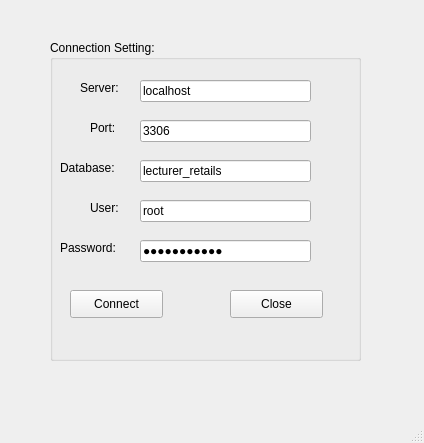
<?xml version="1.0" encoding="UTF-8"?>
<ui version="4.0">
 <class>MainWindow</class>
 <widget class="QMainWindow" name="MainWindow">
  <property name="geometry">
   <rect>
    <x>0</x>
    <y>0</y>
    <width>424</width>
    <height>443</height>
   </rect>
  </property>
  <property name="windowTitle">
   <string>VayThuongThu</string>
  </property>
  <widget class="QWidget" name="centralwidget">
   <widget class="QGroupBox" name="groupBox">
    <property name="geometry">
     <rect>
      <x>50</x>
      <y>40</y>
      <width>311</width>
      <height>321</height>
     </rect>
    </property>
    <property name="title">
     <string>Connection Setting:</string>
    </property>
    <widget class="QLabel" name="label_2">
     <property name="geometry">
      <rect>
       <x>30</x>
       <y>40</y>
       <width>55</width>
       <height>16</height>
      </rect>
     </property>
     <property name="text">
      <string>Server:</string>
     </property>
    </widget>
    <widget class="QLineEdit" name="lineEditServer">
     <property name="geometry">
      <rect>
       <x>90</x>
       <y>40</y>
       <width>171</width>
       <height>22</height>
      </rect>
     </property>
     <property name="text">
      <string>localhost</string>
     </property>
    </widget>
    <widget class="QLabel" name="label_3">
     <property name="geometry">
      <rect>
       <x>40</x>
       <y>80</y>
       <width>31</width>
       <height>16</height>
      </rect>
     </property>
     <property name="text">
      <string>Port:</string>
     </property>
    </widget>
    <widget class="QLabel" name="label_4">
     <property name="geometry">
      <rect>
       <x>10</x>
       <y>120</y>
       <width>61</width>
       <height>16</height>
      </rect>
     </property>
     <property name="text">
      <string>Database:</string>
     </property>
    </widget>
    <widget class="QLabel" name="label_5">
     <property name="geometry">
      <rect>
       <x>40</x>
       <y>160</y>
       <width>41</width>
       <height>16</height>
      </rect>
     </property>
     <property name="text">
      <string>User:</string>
     </property>
    </widget>
    <widget class="QLabel" name="label_6">
     <property name="geometry">
      <rect>
       <x>10</x>
       <y>200</y>
       <width>61</width>
       <height>16</height>
      </rect>
     </property>
     <property name="text">
      <string>Password:</string>
     </property>
    </widget>
    <widget class="QLineEdit" name="lineEditPort">
     <property name="geometry">
      <rect>
       <x>90</x>
       <y>80</y>
       <width>171</width>
       <height>22</height>
      </rect>
     </property>
     <property name="text">
      <string>3306</string>
     </property>
    </widget>
    <widget class="QLineEdit" name="lineEditDatabase">
     <property name="geometry">
      <rect>
       <x>90</x>
       <y>120</y>
       <width>171</width>
       <height>22</height>
      </rect>
     </property>
     <property name="text">
      <string>lecturer_retails</string>
     </property>
    </widget>
    <widget class="QLineEdit" name="lineEditUser">
     <property name="geometry">
      <rect>
       <x>90</x>
       <y>160</y>
       <width>171</width>
       <height>22</height>
      </rect>
     </property>
     <property name="text">
      <string>root</string>
     </property>
    </widget>
    <widget class="QLineEdit" name="lineEditPassword">
     <property name="geometry">
      <rect>
       <x>90</x>
       <y>200</y>
       <width>171</width>
       <height>22</height>
      </rect>
     </property>
     <property name="text">
      <string>thuvt23406@</string>
     </property>
     <property name="echoMode">
      <enum>QLineEdit::Password</enum>
     </property>
    </widget>
    <widget class="QPushButton" name="pushButtonConnect">
     <property name="geometry">
      <rect>
       <x>20</x>
       <y>250</y>
       <width>93</width>
       <height>28</height>
      </rect>
     </property>
     <property name="text">
      <string>Connect</string>
     </property>
     <property name="icon">
      <iconset>
       <normaloff>../Images/ic_connect.png</normaloff>../Images/ic_connect.png</iconset>
     </property>
    </widget>
    <widget class="QPushButton" name="pushButtonClose">
     <property name="geometry">
      <rect>
       <x>180</x>
       <y>250</y>
       <width>93</width>
       <height>28</height>
      </rect>
     </property>
     <property name="text">
      <string>Close</string>
     </property>
     <property name="icon">
      <iconset>
       <normaloff>../Images/ic_close.png</normaloff>../Images/ic_close.png</iconset>
     </property>
    </widget>
   </widget>
  </widget>
  <widget class="QMenuBar" name="menubar">
   <property name="geometry">
    <rect>
     <x>0</x>
     <y>0</y>
     <width>424</width>
     <height>26</height>
    </rect>
   </property>
  </widget>
  <widget class="QStatusBar" name="statusbar"/>
 </widget>
 <resources/>
 <connections/>
</ui>
